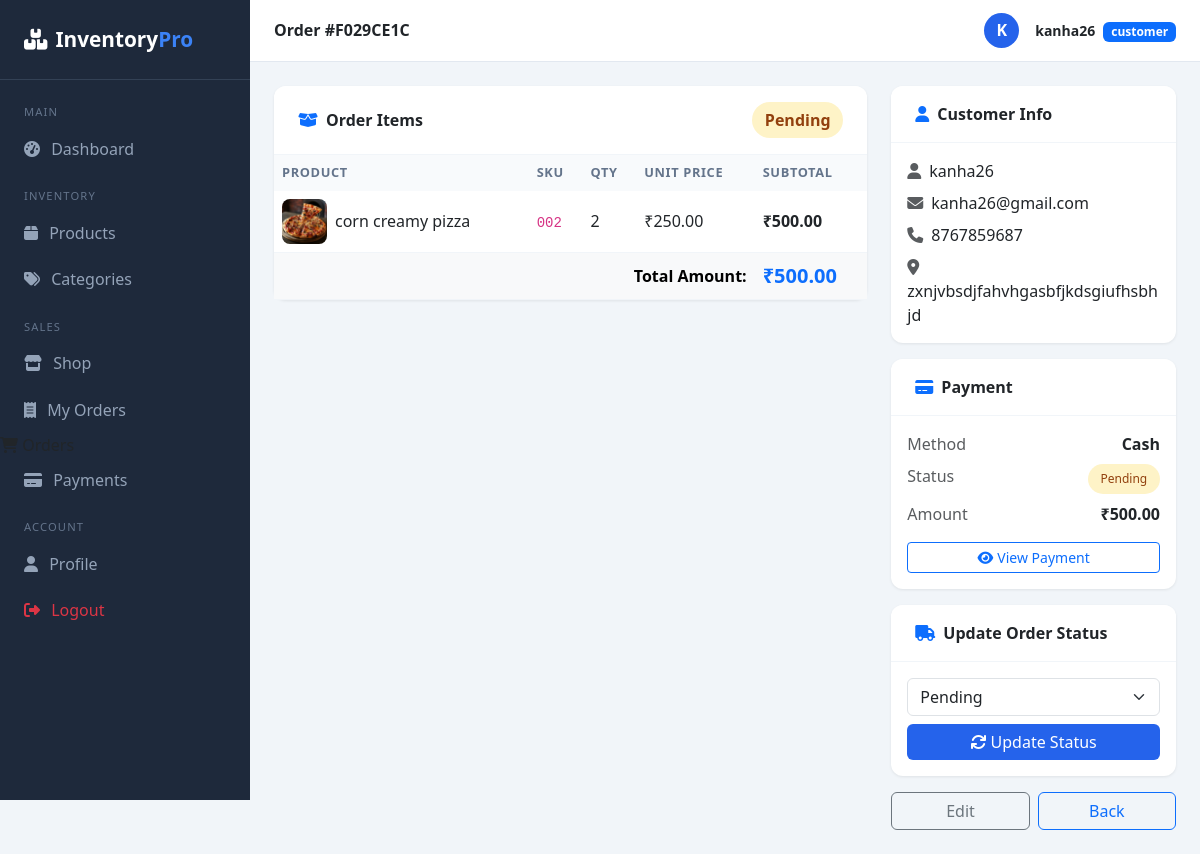
/orders/1/ (signed in), run on the app's committed database.
### orders/models.py (models this page shows, shortened)
class Order(models.Model):
    class Status(models.TextChoices):
        PENDING = "pending", "Pending"
        PROCESSING = "processing", "Processing"
        SHIPPED = "shipped", "Shipped"
        DELIVERED = "delivered", "Delivered"
        CANCELLED = "cancelled", "Cancelled"
    order_number = models.CharField(max_length=20, unique=True, editable=False)
    customer = models.ForeignKey(
        User,
        on_delete=models.SET_NULL,
        null=True,
        related_name="customer_orders"
    )
    customer_name = models.CharField(max_length=200)
    customer_email = models.EmailField()
    customer_phone = models.CharField(max_length=15, blank=True)
    shipping_address = models.TextField()
    status = models.CharField(
        max_length=20,
        choices=Status.choices,
        default=Status.PENDING
    )
    total_amount = models.DecimalField(max_digits=12, decimal_places=2, default=0)
    notes = models.TextField(blank=True)
    created_by = models.ForeignKey(
        User,
        on_delete=models.SET_NULL,
        null=True,
        blank=True,
        related_name="orders_created"
    )
    created_at = models.DateTimeField(auto_now_add=True)
    updated_at = models.DateTimeField(auto_now=True)

class OrderItem(models.Model):
    order = models.ForeignKey(
        Order,
        on_delete=models.CASCADE,
        related_name="items"
    )
    product = models.ForeignKey(
        Product,
        on_delete=models.PROTECT
    )
    quantity = models.PositiveIntegerField()
    unit_price = models.DecimalField(max_digits=10, decimal_places=2)
    @property
    def subtotal(self):
        return self.quantity * self.unit_price

### accounts/models.py (models this page shows, shortened)
class User(AbstractUser):
    class Role(models.TextChoices):
        ADMIN = "admin", "Admin"
        STAFF = "staff", "Staff"
        CUSTOMER = "customer", "Customer"
    role = models.CharField(max_length=20, choices=Role.choices, default=Role.CUSTOMER)
    email = models.EmailField(unique=True)
    phone = models.CharField(max_length=15, blank=True)
    profile_photo = models.ImageField(upload_to="profiles/", blank=True, null=True)
    address = models.TextField(blank=True)

### products/models.py (models this page shows, shortened)
class Product(models.Model):
    category = models.ForeignKey(
        Category,
        on_delete=models.SET_NULL,
        null=True,
        blank=True,
        related_name="products"
    )
    name = models.CharField(max_length=200)
    sku = models.CharField(max_length=50, unique=True)
    description = models.TextField(blank=True)
    price = models.DecimalField(max_digits=10, decimal_places=2)
    cost_price = models.DecimalField(max_digits=10, decimal_places=2)
    stock_quantity = models.PositiveIntegerField(default=0)
    low_stock_threshold = models.PositiveIntegerField(default=10)
    image = models.ImageField(upload_to="products/", blank=True, null=True)
    is_active = models.BooleanField(default=True)
    created_at = models.DateTimeField(auto_now_add=True)
    updated_at = models.DateTimeField(auto_now=True)

### payments/models.py (models this page shows, shortened)
class Payment(models.Model):
    class Method(models.TextChoices):
        CASH = "cash", "Cash"
        CARD = "card", "Card"
        UPI = "upi", "UPI"
        BANK_TRANSFER = "bank_transfer", "Bank Transfer"
    class Status(models.TextChoices):
        PENDING = "pending", "Pending"
        PAID = "paid", "Paid"
        FAILED = "failed", "Failed"
        REFUNDED = "refunded", "Refunded"
    order = models.OneToOneField(
        Order,
        on_delete=models.CASCADE,
        related_name="payment"
    )
    method = models.CharField(
        max_length=20,
        choices=Method.choices,
        default=Method.CASH
    )
    status = models.CharField(
        max_length=20,
        choices=Status.choices,
        default=Status.PENDING
    )
    amount = models.DecimalField(max_digits=12, decimal_places=2)
    transaction_id = models.CharField(max_length=100, blank=True)
    notes = models.TextField(blank=True)
    paid_at = models.DateTimeField(null=True, blank=True)
    created_at = models.DateTimeField(auto_now_add=True)
    updated_at = models.DateTimeField(auto_now=True)

### orders/views.py (the view)
# urls.py: path("<int:pk>/", views.order_detail, name="order_detail"),
@login_required
def order_detail(request, pk):
    order = get_object_or_404(Order, pk=pk)
    return render(request, "orders/order_detail.html", {"order": order})

### inventory_project/templates/orders/order_detail.html (shortened to what this page needs)
{% extends 'base.html' %}
{% block page_title %}Order #{{ order.order_number }}{% endblock %}
{% block content %}
<div class="row g-4">
  <div class="col-lg-8">
    <div class="card mb-4">
      <div class="card-header d-flex justify-content-between align-items-center">
        <span><i class="fas fa-box-open me-2 text-primary"></i>Order Items</span>
        <span class="badge-{{ order.status }} fs-6">{{ order.get_status_display }}</span>
      </div>
      <div class="card-body p-0">
        <table class="table mb-0">
          <thead>
            <tr><th>Product</th><th>SKU</th><th>Qty</th><th>Unit Price</th><th>Subtotal</th></tr>
          </thead>
          <tbody>
            {% for item in order.items.all %}
            <tr>
              <td class="d-flex align-items-center gap-2">
                {% if item.product.image %}
                  <img src="{{ item.product.image.url }}" class="product-img">
                {% else %}
                  <div class="product-img-placeholder"><i class="fas fa-box"></i></div>
                {% endif %}
                {{ item.product.name }}
              </td>
              <td><code>{{ item.product.sku }}</code></td>
              <td>{{ item.quantity }}</td>
              <td>₹{{ item.unit_price }}</td>
              <td class="fw-semibold">₹{{ item.subtotal }}</td>
            </tr>
            {% endfor %}
          </tbody>
          <tfoot>
            <tr class="table-light">
              <td colspan="4" class="text-end fw-bold">Total Amount:</td>
              <td class="fw-bold text-primary fs-5">₹{{ order.total_amount }}</td>
            </tr>
          </tfoot>
        </table>
      </div>
    </div>
  </div>
  <div class="col-lg-4">
    <div class="card mb-3">
      <div class="card-header"><i class="fas fa-user me-2 text-primary"></i>Customer Info</div>
      <div class="card-body">
        <p class="mb-2"><i class="fas fa-user text-muted me-2"></i>{{ order.customer_name }}</p>
        <p class="mb-2"><i class="fas fa-envelope text-muted me-2"></i>{{ order.customer_email }}</p>
        <p class="mb-2"><i class="fas fa-phone text-muted me-2"></i>{{ order.customer_phone|default:"N/A" }}</p>
        <p class="mb-0"><i class="fas fa-map-marker-alt text-muted me-2"></i>{{ order.shipping_address }}</p>
      </div>
    </div>
    <div class="card mb-3">
      <div class="card-header"><i class="fas fa-credit-card me-2 text-primary"></i>Payment</div>
      <div class="card-body">
        {% if order.payment %}
          <div class="d-flex justify-content-between mb-2">
            <span class="text-muted">Method</span>
            <strong>{{ order.payment.get_method_display }}</strong>
          </div>
          <div class="d-flex justify-content-between mb-2">
            <span class="text-muted">Status</span>
            <span class="badge-{{ order.payment.status }}">{{ order.payment.get_status_display }}</span>
          </div>
          <div class="d-flex justify-content-between mb-3">
            <span class="text-muted">Amount</span>
            <strong>₹{{ order.payment.amount }}</strong>
          </div>
          <a href="{% url 'payment_detail' order.payment.pk %}" class="btn btn-outline-primary btn-sm w-100">
            <i class="fas fa-eye me-1"></i>View Payment
          </a>
        {% else %}
          <p class="text-muted small mb-3">No payment recorded yet.</p>
          <a href="{% url 'payment_create' order.pk %}" class="btn btn-primary btn-sm w-100">
            <i class="fas fa-plus me-1"></i>Add Payment
          </a>
        {% endif %}
      </div>
    </div>
    <div class="card mb-3">
      <div class="card-header"><i class="fas fa-truck me-2 text-primary"></i>Update Order Status</div>
      <div class="card-body">
        <form method="post" action="{% url 'order_status_update' order.pk %}">
          <select name="status" class="form-select mb-2">
            {% for val, label in order.Status.choices %}
            <option value="{{ val }}" {% if order.status == val %}selected{% endif %}>{{ label }}</option>
            {% endfor %}
          </select>
          <button class="btn btn-primary w-100"><i class="fas fa-sync me-1"></i>Update Status</button>
        </form>
      </div>
    </div>
    <div class="d-flex gap-2">
      <a href="{% url 'order_edit' order.pk %}" class="btn btn-outline-secondary w-100">Edit</a>
      <a href="{% url 'order_list' %}" class="btn btn-outline-primary w-100">Back</a>
    </div>
  </div>
</div>
{% endblock %}

### inventory_project/templates/base.html (shortened to what this page needs)
<!DOCTYPE html>
<html lang="en">
<head>
  <link href="https://cdn.jsdelivr.net/npm/bootstrap@5.3.0/dist/css/bootstrap.min.css" rel="stylesheet">
  <link href="https://cdnjs.cloudflare.com/ajax/libs/font-awesome/6.4.0/css/all.min.css" rel="stylesheet">
</head>
<body>
{% if user.is_authenticated %}
<div class="sidebar">
  <div class="sidebar-brand">
    <i class="fas fa-boxes me-2"></i>Inventory<span>Pro</span>
  </div>
  <nav class="mt-2">
    <div class="nav-label">Main</div>
    <a href="{% url 'dashboard' %}" class="nav-link {% if request.resolver_match.url_name == 'dashboard' %}active{% endif %}">
      <i class="fas fa-tachometer-alt"></i> Dashboard</a>
    <div class="nav-label">Inventory</div>
    <a href="{% url 'product_list' %}" class="nav-link {% if 'product' in request.resolver_match.url_name %}active{% endif %}">
      <i class="fas fa-box"></i> Products</a>
    <a href="{% url 'category_list' %}" class="nav-link {% if 'category' in request.resolver_match.url_name %}active{% endif %}">
      <i class="fas fa-tags"></i> Categories</a>
    <div class="nav-label">Sales</div>
    {% if user.role == 'customer' %}
      <a href="{% url 'storefront' %}" class="nav-link {% if request.resolver_match.url_name == 'storefront' %}active{% endif %}">
        <i class="fas fa-store"></i> Shop</a>
      <a href="{% url 'my_orders' %}" class="nav-link {% if request.resolver_match.url_name == 'my_orders' %}active{% endif %}">
        <i class="fas fa-receipt"></i> My Orders</a>
    {% endif %}
        <i class="fas fa-shopping-cart"></i> Orders</a>
      <a href="{% url 'payment_list' %}" class="nav-link {% if 'payment' in request.resolver_match.url_name %}active{% endif %}">
        <i class="fas fa-credit-card"></i> Payments</a>
    <div class="nav-label">Account</div>
    <a href="{% url 'profile' %}" class="nav-link {% if request.resolver_match.url_name == 'profile' %}active{% endif %}">
      <i class="fas fa-user"></i> Profile</a>
    <a href="{% url 'logout' %}" class="nav-link text-danger">
      <i class="fas fa-sign-out-alt"></i> Logout</a>
  </nav>
</div>
<div class="main-content">
  <div class="topbar">
    <h6 class="mb-0 fw-semibold">{% block page_title %}Dashboard{% endblock %}</h6>
    <div class="d-flex align-items-center gap-3">
      {% if user.profile_photo %}
        <img src="{{ user.profile_photo.url }}" class="rounded-circle" width="35" height="35" style="object-fit:cover;">
      {% else %}
        <div style="width:35px;height:35px;background:#2563eb;border-radius:50%;display:flex;align-items:center;justify-content:center;color:#fff;font-weight:700;">
          {{ user.username|first|upper }}
        </div>
      {% endif %}
      <div>
        <span class="fw-semibold small">{{ user.username }}</span>
        <span class="badge bg-primary ms-1 small">{{ user.role }}</span>
      </div>
    </div>
  </div>
  <div class="page-body">
    {% block content %}{% endblock %}
  </div>
</div>
{% else %}
  {% block auth_content %}{% endblock %}
{% endif %}
</body>
</html>

### inventory_project/templates/base.html (style rules this page uses)
:root { --primary: #2563eb; --sidebar-width: 250px; }
body { background: #f1f5f9; font-family: 'Segoe UI', sans-serif; }
.sidebar { width: var(--sidebar-width); background: #1e293b; min-height: 100vh; position: fixed; top: 0; left: 0; z-index: 100; }
.sidebar-brand { padding: 1.5rem; color: #fff; font-size: 1.3rem; font-weight: 700; border-bottom: 1px solid #334155; }
.sidebar-brand span { color: #3b82f6; }
.sidebar .nav-link { color: #94a3b8; padding: .7rem 1.5rem; display: flex; align-items: center; gap: .7rem; transition: all .2s; }
.sidebar .nav-label { color: #64748b; font-size: .7rem; text-transform: uppercase; letter-spacing: .1em; padding: 1rem 1.5rem .3rem; }
.main-content { margin-left: var(--sidebar-width); }
.topbar { background: #fff; padding: .8rem 1.5rem; border-bottom: 1px solid #e2e8f0; display: flex; justify-content: space-between; align-items: center; position: sticky; top: 0; z-index: 99; }
.page-body { padding: 1.5rem; }
.card { border: none; border-radius: 12px; box-shadow: 0 1px 3px rgba(0,0,0,.08); }
.card-header { background: #fff; border-bottom: 1px solid #f1f5f9; font-weight: 600; border-radius: 12px 12px 0 0 !important; padding: 1rem 1.5rem; }
.badge-pending { background: #fef3c7; color: #92400e; padding: .4rem .8rem; border-radius: 20px; font-size: .75rem; }
.table thead th { background: #f8fafc; font-size: .8rem; text-transform: uppercase; letter-spacing: .05em; color: #64748b; border: none; }
.table td { vertical-align: middle; border-color: #f1f5f9; }
.btn-primary { background: #2563eb; border: none; }
.product-img { width: 45px; height: 45px; object-fit: cover; border-radius: 8px; }

### data on the page
Order: order_number "F029CE1C", status "Pending", total_amount "500.00", customer_name "kanha26", customer_email "kanha26@gmail.com", customer_phone "8767859687", shipping_address "zxnjvbsdjfahvhgasbfjkdsgiufhsbhjd", payment.method "Cash", payment.status "Pending", payment.amount "500.00"
User: username|first "K", username "kanha26", role "customer"
OrderItem: product.image (picture), product.name "corn creamy pizza", product.sku "002", quantity "2", unit_price "250.00", subtotal "500.00"
